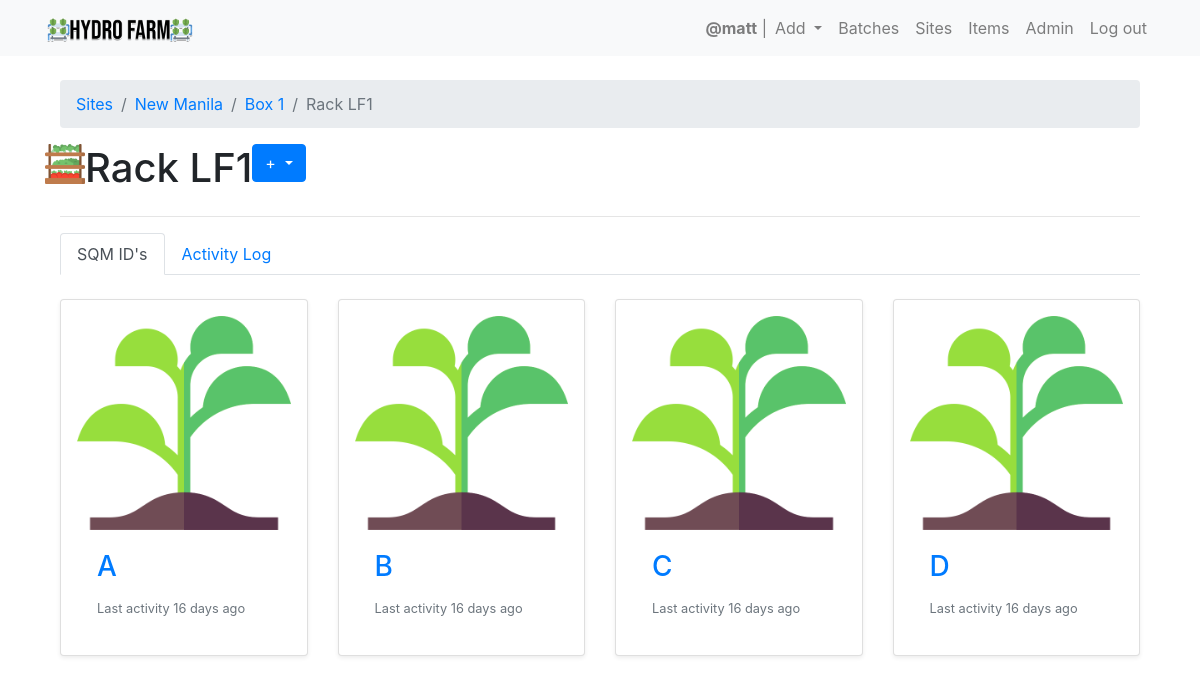
The app's page /hydro_data/box/new-manila-1/rack/lf1/ (signed in) with its own data.
### hydro_data/models.py (models this page shows, shortened)
class Rack(models.Model):
    box = models.ForeignKey(Box, on_delete=models.SET_NULL, null=True)
    name = models.CharField(max_length=100)
    slug = models.SlugField(allow_unicode=True, editable=False, default='hydro_farm_rack')
    x_cor = models.FloatField(blank=True,null=True)
    y_cor = models.FloatField(blank=True,null=True)

class Box(models.Model):
    site = models.ForeignKey(Site,on_delete=models.SET_NULL, null=True)
    name = models.CharField(max_length=100,unique=True)
    slug = models.SlugField(allow_unicode=True,unique=True, editable=False)
    description = models.TextField(blank=True,default='')
    description_html = models.TextField(editable=False,default='',blank=True)
    class Meta:
        verbose_name = 'box'
        verbose_name_plural = 'boxes'

class Site(models.Model):
    name = models.CharField(max_length=100,unique=True)
    slug = models.SlugField(allow_unicode=True,unique=True, editable=False)
    description = models.TextField(blank=True,default='')
    description_html = models.TextField(editable=False,default='',blank=True)

class Location(models.Model):
    bool_choices = [
        ('0','Occupied'),
        ('1','Open')
    ]
    rack = models.ForeignKey(Rack, on_delete=models.SET_NULL, null=True)
    name = models.CharField(max_length=100)
    slug = models.SlugField(allow_unicode=True,unique=True, editable=False, default='hydro_farm_sqm_id')
    x_cor = models.FloatField(blank=True,null=True)
    y_cor = models.FloatField(blank=True,null=True)
    is_open = models.CharField(
        max_length = 1,
        choices=bool_choices,
        default='1'
    )

### hydro_data/views.py (the view)
# urls.py: path('box/<boxslug>/rack/<rackslug>/', views.ListLocPerRack.as_view(), name='loc_per_rack'),
class ListLocPerRack(LoginRequiredMixin, ListView):
    model = models.Location
    template_name = 'hydro_data/sqm_id_per_rack.html'
    def get_context_data(self,**kwargs):
        context = super().get_context_data(**kwargs)
        box = get_object_or_404(models.Box,slug=self.kwargs['boxslug'])
        rack = get_object_or_404(models.Rack,box=box,slug=self.kwargs['rackslug'])
        loc_list = models.Location.objects.filter(rack=rack)
        context['rack'] = rack
        context['loc_list'] = loc_list
        last_activity_list = {}
        for location in loc_list:
            pdata = models.PlantingData.objects.filter(square_meter_id__id=location.id).order_by('-id')
            hdata = models.HarvestData.objects.filter(square_meter_id__id=location.id).order_by('-id')
            lreadings = models.LightReading.objects.filter(square_meter_id__id=location.id).order_by('-id')
            tdata = models.TransplantData.objects.filter(square_meter_id__id=location.id).order_by('-id')
            swdata = models.SeedlingWastageData.objects.filter(square_meter_id__id=location.id).order_by('-id')
            wdata = models.WastageData.objects.filter(square_meter_id__id=location.id).order_by('-id')
            ldata = list(pdata) + list(hdata) + list(lreadings) + list(tdata) + list(swdata) + list(wdata)
            lactivities = sorted(ldata,key = lambda x: (x.date, x.time), reverse=True)
            if lactivities:
                last_activity = lactivities[0]
                combined = dt.datetime.combine(last_activity.date, last_activity.time)
                duration = dt.datetime.now() - combined
                duration_in_s = duration.total_seconds()
                time_passed = time_passed_calculator(duration_in_s)
            else:
                time_passed = None
            last_activity_list[location] = time_passed
        plantdata = models.PlantingData.objects.filter(box=box,rack=rack)
        harvestdata = models.HarvestData.objects.filter(box=box,rack=rack)
        light_readings = models.LightReading.objects.filter(box=box,rack=rack)
        transplantdata = models.TransplantData.objects.filter(box=box,rack=rack)
        seedlingswastage = models.SeedlingWastageData.objects.filter(box=box,rack=rack)
        wastage = models.WastageData.objects.filter(box=box,rack=rack)
        data = list(plantdata) + list(harvestdata) + list(light_readings) + list(transplantdata) + list(seedlingswastage) + list(wastage)
        activities = sorted(data,key = lambda x: (x.date, x.time),reverse=True)
        context['activities'] = activities
        context['last_activity_list'] = last_activity_list
        context['page_title'] = f'Rack {rack.name}'
        return context

### hydro_data/models.py (called while the page is built)
    def __str__(self):
        try:
            if self.variety:
                return self.variety + ' ' + self.name
            else:
                return self.name
        except:
            return 'Missing Values'

    def __str__(self):
        try:
            return self.name
        except:
            return 'Missing Values'

    def __str__(self):
        try:
            return self.name
        except:
            return 'Missing Values'

    def get_model_type(self):
        return "PLANT"

    def get_model_type(self):
        return "TRANSPLANT"

    def get_model_type(self):
        return "SEEDLING WASTAGE"

    def get_model_type(self):
        return "HARVEST"

    def get_model_type(self):
        return "WASTAGE"

### hydro_data/templates/hydro_data/sqm_id_per_rack.html (shortened to what this page needs)
{% extends "hydro_data/hydro_data_base.html" %}
{% load static %}
{% block hd_content %}
  <nav aria-label="breadcrumb">
  <ol class="breadcrumb">
    <li class="breadcrumb-item"><a href="{% url 'hydro_data:site_list' %}">Sites</a></li>
    <li class="breadcrumb-item"><a href="{% url 'hydro_data:box_list' slug=rack.box.site.slug %}">{{ rack.box.site.name }}</a></li>
  <li class="breadcrumb-item"><a href="{% url 'hydro_data:rack_tank_per_box' slug=rack.box.slug %}">Box {{ rack.box.name }}</a></li>
  <li class="breadcrumb-item active" aria-current="page">Rack {{ rack.name }}</li>
  </ol>
  </nav>
  <div class="row">
    <img src="{% static 'images/rack.png' %}" alt="box" width='40' height='40'>
    <h1>Rack {{ rack.name }}</h1>
    {% if user.is_authenticated %}
    <div class="float-right">
      <div class="dropdown">
        <button class="btn btn-primary dropdown-toggle" type="button" id="dropdownMenuButton" data-toggle="dropdown" aria-haspopup="true" aria-expanded="false">
          +
        </button>
      </div>
    </div>
    {% endif %}
  </div>
  <hr>
  <nav>
    <div class="nav nav-tabs" id="nav-tab" role="tablist">
      <a class="nav-item nav-link active" id="nav-sqm_id-tab" data-toggle="tab" href="#nav-sqm_id" role="tab" aria-controls="nav-sqm_id" aria-selected="true">SQM ID's</a>
      <a class="nav-item nav-link" id="nav-activity_log-tab" data-toggle="tab" href="#nav-activity_log" role="tab" aria-controls="nav-activity_log" aria-selected="false">Activity Log</a>
    </div>
  </nav>
  <div class="tab-content" id="nav-tabContent">
    <div class="tab-pane fade show active" id="nav-sqm_id" role="tabpanel" aria-labelledby="nav-sqm_id-tab">
      <div class="row row-cols-1 row-cols-md-2 mt-4">
        {% for loc in loc_list %}
          <div class="col-md-3 col-sm-6 col-xs-12">
            <div class="card shadow-sm p-3 mb-5 bg-white rounded">
              <a href="{% url 'hydro_data:single_location' boxslug=rack.box.slug rackslug=rack.slug slug=loc.slug %}">
                {% if loc.is_open == '1' %}
                  <img src="{% static 'images/noplant.png' %}" class="card-img-top" alt="location">
                {% else %}
                  <img src="{% static 'images/plant.png' %}" class="card-img-top" alt="location">
                {% endif %}
              <div class="card-body">
                <h3 class="card-title">{{ loc.name }}</h3>
                <p class="card-text">
                  <small class="text-muted">
                    {% for k,v in last_activity_list.items %}
                      {% if k == loc %}
                        {% if v == None %}
                        No activity yet.
                        {% else %}
                        Last activity {{ v }} ago
                        {% endif %}
                      {% endif %}
                    {% endfor %}
                </small>
              </p>
              </div>
              </a>
            </div>
          </div>
        {% endfor %}
      </div>
    </div>
  </div>
{% endblock %}

### templates/base.html (shortened to what this page needs)
<!DOCTYPE html>
{% load static %}
<html>
  <head>
    <link rel="stylesheet" href="{% static '/hydro_data/css/master.css' %}">
    <link rel="stylesheet" href="https://cdnjs.cloudflare.com/ajax/libs/twitter-bootstrap/4.1.3/css/bootstrap.css">
    <link rel="stylesheet" href="https://cdn.datatables.net/1.10.21/css/dataTables.bootstrap4.min.css">
    <link rel="stylesheet" href="https://stackpath.bootstrapcdn.com/bootstrap/4.1.3/css/bootstrap.min.css"
>
    <link href="https://maxcdn.bootstrapcdn.com/font-awesome/4.7.0/css/font-awesome.min.css" rel="stylesheet">
  </head>
  <body>
    <nav class="navbar navbar-expand-lg navbar-light bg-light" role="navigation" id="navbar">
      <div class="container">
        <div class="navbar-nav align-items-center">
          <a class="navbar-brand mynav" href="{% url 'home' %}"><img src="{% static "images/logo.png" %}" alt="Hydro Farm" class="img-rounded center-block" width='150'></a>
        </div>
        <div class="collapse navbar-collapse" id="navbarNav">
          <div class="navbar-nav ml-auto">
            {% if user.is_authenticated %}
            <span class="navbar-text">
              <strong>@{{ request.user }}</strong> |
            </span>
            <li class="nav-item dropdown">
              <a class="nav-link dropdown-toggle" href="#" id="navbarDropdownMenuLink" role="button" data-toggle="dropdown" aria-haspopup="true" aria-expanded="false">
                Add
              </a>
            </li>
              <a class="nav-item nav-link" href="{% url 'hydro_data:batches' %}" class="btn btn-simple">Batches</a>
              <a class="nav-item nav-link" href="{% url 'hydro_data:site_list' %}" class="btn btn-simple">Sites</a>
              {% if user.is_superuser %}
              <a class="nav-item nav-link" href="{% url 'hydro_data:items' %}" class="btn btn-simple">Items</a>
              <a class="nav-item nav-link" href="{% url 'admin:index' %}" class="btn btn-simple">Admin</a>
              {% endif %}
              <a class="nav-item nav-link" href="{% url 'logout' %}" class="btn btn-simple">Log out</a>
            {% else %}
              <a class="nav-item nav-link" href="{% url 'login' %}" class="btn btn-simple">Log in</a>
              <a class="nav-item nav-link" href="{% url 'signup' %}" class="btn btn-simple">Sign up</a>
            {% endif %}
          </div>
        </div>
      </div>
    </nav>
    <div class="container mt-4">
      {% block content %}
      {% endblock %}
    </div>
  </body>
</html>

### static/hydro_data/css/master.css (style rules this page uses)
body { padding-bottom: 120px; }

### records on screen
Rack: box.site.name "New Manila", box.name "1", name "LF1"
Location: name "A", v "16 days"
Location: name "B", v "16 days"
Location: name "C", v "16 days"
Location: name "D", v "16 days"

### other values on screen
{{ request.user }} "matt"
